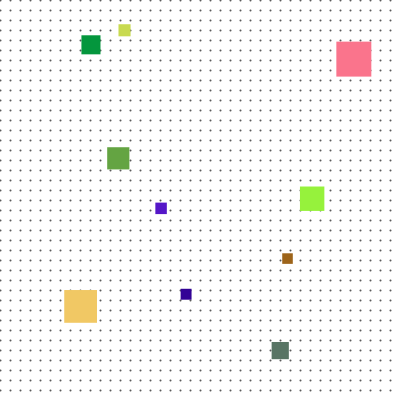
Frame 1 (no input)
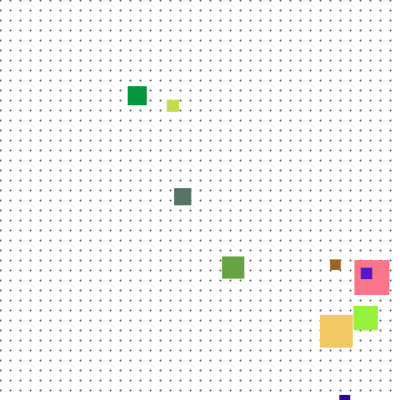
Frame 60 (the mouse pressed at the canvas centre just before this capture)
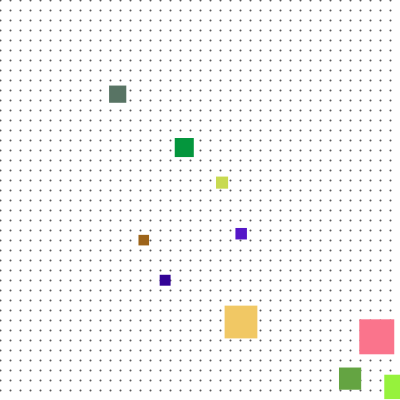
Frame 120 (the mouse held since frame 60 and released just before this capture)

The Processing sketch that drew these frames (run headless with seeded random() and noise(); from frame 60 on, the mouse is pressed at the canvas centre):

// Processing sketch: processing_93574
// ── processing_93574.pde

//suzanne choi, suzanne1, hw10
//copyright 2013 suzanne choi. all rights reserved.

color [ ] col={
  color(100, random(255),random(255)),
  color(150, random(255),random(255)),
  color(200, random(255),random(255)),
  color(250, random(255),random(255)),
  color(random(255), random(255),200),
  color(random(255), random(255),150),
  color(random(255), random(255),100),
  color(random(255), 100,random(255)),
  color(random(255), 200,random(255)),
  color(random(255), 150,random(255)) 
};

float [ ] sizeList={
  random(10,40),
  random(10,40),
  random(10,40),
  random(10,40),
  random(10,40),
  random(10,40),
  random(10,40),
  random(10,40),
  random(10,40),
  random(10,40)  
};

float [ ] xList = {
  random(10, 380),
  random(10, 380),
  random(10, 380),
  random(10, 380),
  random(10, 380),
  random(10, 380),
  random(10, 380),
  random(10, 380),
  random(10, 380),
  random(10, 380)
};

float [ ] yList = {
  random(10, 380),
  random(10, 380),
  random(10, 380),
  random(10, 380),
  random(10, 380),
  random(10, 380),
  random(10, 380),
  random(10, 380),
  random(10, 380),
  random(10, 380)
};

float [] deltaX={
  random(0,5),random(0,5),
  random(0,5),random(0,5),
  random(0,5),random(0,5),
  random(0,5),random(0,5),
  random(0,5),random(0,5)
};

float [] deltaY={
  random(0,5),random(0,5),
  random(0,5),random(0,5),
  random(0,5),random(0,5),
  random(0,5),random(0,5),
  random(0,5),random(0,5)
};

void setup()
{
  size(400,400);
  background(255);
}

void draw()
{
  drawSquare();
  moveSquare();
  smooth();
}


void drawSquare()
{
background(255);
  for (int a = 0; a < width; a = a+10) {
  for (int b = 0; b < height; b = b+10) {
  strokeWeight(2);
  stroke(90,90,90);
  point(a, b);}}
  
  for( int a = 0; a < xList.length; a++)
  {
     fill( col[a] );
     noStroke();
     rect( xList[a], yList[a], sizeList[a],sizeList[a]);
  } 
   
  
}

void moveSquare()
{

for (int a=0; a<xList. length; a++)
 {
 xList[a]=xList[a]+deltaX[a];
 yList[a]=yList[a]+deltaY[a]; 
 
 if(xList[a] > width || yList[a] > height || xList[a] < 0 || yList[a] < 0)
    {
      deltaX[a] = -deltaX[a];
      deltaY[a] = -deltaY[a];
    }

 }

 
}
